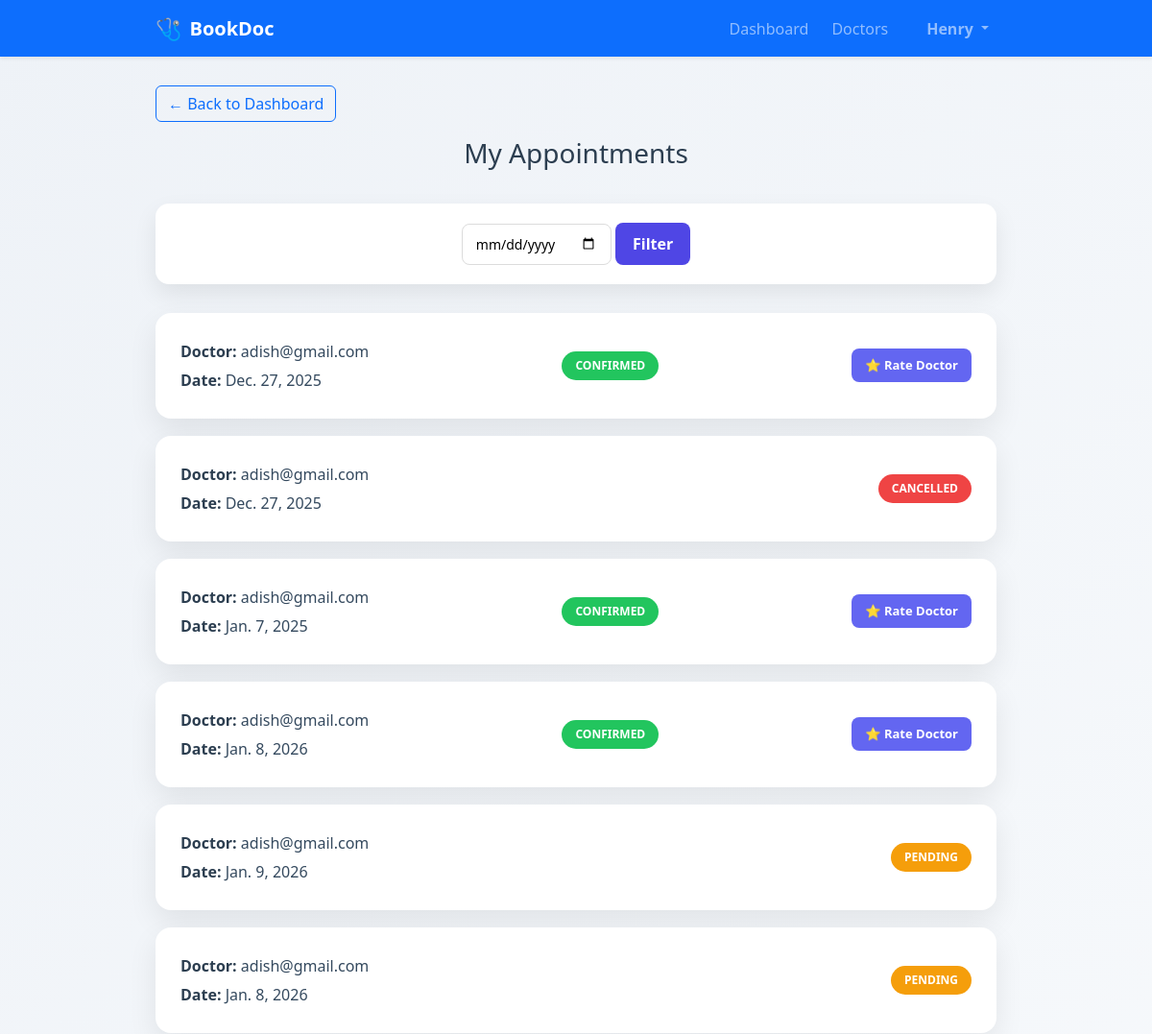
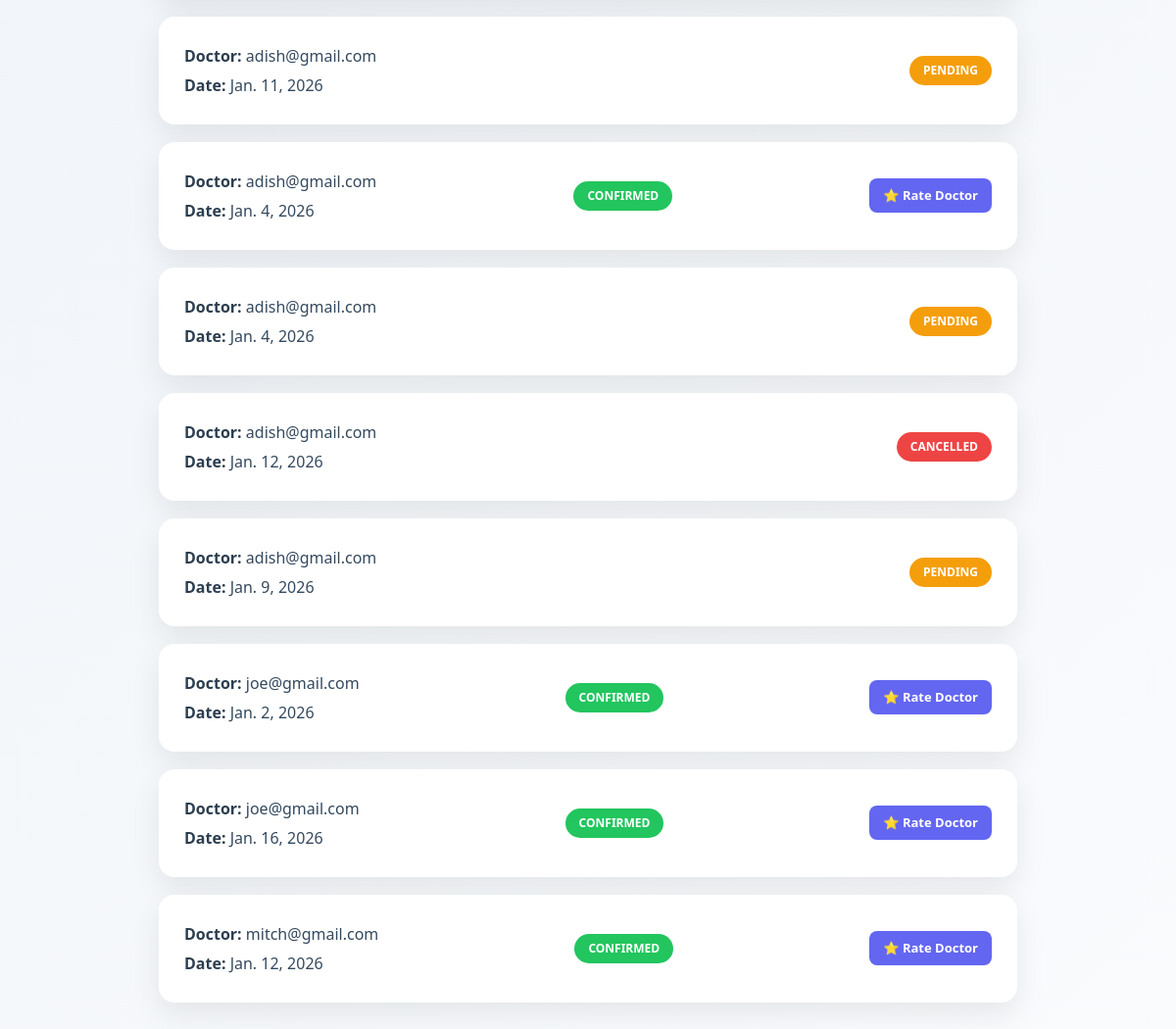
/appointments/ (signed in), run on the app's committed database (2 pictures, top to bottom).
### accounts/models.py (models this page shows)
class User(AbstractUser):
    ROLE_CHOICES = (
        ('patient', 'Patient'),
        ('doctor', 'Doctor'),
    )
    role = models.CharField(max_length=10, choices=ROLE_CHOICES)

### appointments/models.py (models this page shows, shortened)
class Appointment(models.Model):
    STATUS_CHOICES = [
        ('PENDING', 'Pending'),
        ('CONFIRMED', 'Confirmed'),
        ('CANCELLED', 'Cancelled'),
    ]
    patient = models.ForeignKey(
        settings.AUTH_USER_MODEL,
        on_delete=models.CASCADE,
        related_name='appointments'
    )
    doctor = models.ForeignKey(
        DoctorProfile,
        on_delete=models.CASCADE,
        related_name='appointments'
    )
    date = models.DateField()
    time = models.TimeField()
    status = models.CharField(
        max_length=20,
        choices=STATUS_CHOICES,
        default='PENDING'
    )
    created_at = models.DateTimeField(auto_now_add=True)

### doctors/models.py (models this page shows, shortened)
class DoctorProfile(models.Model):
    user = models.OneToOneField(User, on_delete=models.CASCADE)
    specialization = models.CharField(max_length=100, blank=True)
    experience_years = models.IntegerField(null=True, blank=True)
    bio = models.TextField(blank=True)
    consultation_fee = models.DecimalField(
        max_digits=8, decimal_places=2, null=True, blank=True
    )

### appointments/views.py (the view)
# urls.py: path('', views.my_appointments, name='my_appointments'),
@login_required
def my_appointments(request):
    appointments = Appointment.objects.filter(patient=request.user)
    selected_date = request.GET.get('date')
    if selected_date:
        appointments = appointments.filter(date=selected_date)
    return render(request, 'appointments/my_appointments.html', {
        'appointments': appointments,
        'selected_date': selected_date
    })

### appointments/templates/appointments/my_appointments.html (shortened to what this page needs)
<!DOCTYPE html>
<html>
<head>
    <link href="https://cdn.jsdelivr.net/npm/bootstrap@5.3.2/dist/css/bootstrap.min.css" rel="stylesheet">
</head>
<body>
<div class="navbar-wrapper">
    {% include 'partials/navbar.html' %}
</div>
<div class="container">
    <div class="mb-3">
        <a href="{% url 'patient_dashboard' %}" class="btn btn-outline-primary">
            ← Back to Dashboard
        </a>
    </div>
    <h2>My Appointments</h2>
    <div class="filter-card">
        <form method="get">
            <input type="date" name="date" value="{{ selected_date }}">
            <button type="submit">Filter</button>
        </form>
    </div>
    {% if appointments %}
        {% for appointment in appointments %}
            <div class="appointment-card">
                <div class="details">
                    <p><strong>Doctor:</strong> {{ appointment.doctor.user.email }}</p>
                    <p><strong>Date:</strong> {{ appointment.date }}</p>
                </div>
                <div class="status {{ appointment.status }}">
                    {{ appointment.status }}
                </div>
                {% if appointment.status == "CONFIRMED" %}
                    {% if not appointment.doctorrating %}
                        <a href="{% url 'rate_doctor' appointment.id %}" class="rate-btn">
                            ⭐ Rate Doctor
                        </a>
                    {% endif %}
                {% endif %}
            </div>
        {% endfor %}
    {% else %}
        <div class="empty">
            No appointments found for the selected date.
        </div>
    {% endif %}
</div>
</body>
</html>

### templates/partials/navbar.html (shortened to what this page needs)
<nav class="navbar navbar-expand-lg navbar-dark bg-primary shadow-sm compact-navbar">
  <div class="container">
    <a class="navbar-brand fw-bold d-flex align-items-center" href="/">
      <span style="font-size: 22px;">🩺</span>
      <span class="ms-2">BookDoc</span>
    </a>
    <div class="collapse navbar-collapse" id="mainNavbar">
      <ul class="navbar-nav ms-auto align-items-lg-center gap-lg-2">
        {% if request.user.is_authenticated %}
          {% if request.user.role == 'doctor' %}
            <li class="nav-item">
              <a class="nav-link" href="{% url 'doctor_dashboard' %}">
                Dashboard
              </a>
            </li>
            <li class="nav-item">
              <a class="nav-link" href="{% url 'doctor_appointments' %}">
                Appointments
              </a>
            </li>
          {% elif request.user.role == 'patient' %}
            <li class="nav-item">
              <a class="nav-link" href="{% url 'patient_dashboard' %}">
                Dashboard
              </a>
            </li>
            <li class="nav-item">
              <a class="nav-link" href="/doctors/">
                Doctors
              </a>
            </li>
          {% endif %}
          <li class="nav-item dropdown ms-lg-3">
            <a class="nav-link dropdown-toggle fw-semibold"
               href="#"
               role="button"
               data-bs-toggle="dropdown">
              {{ request.user.get_full_name|default:request.user.username }}
            </a>
          </li>
        {% endif %}
      </ul>
    </div>
  </div>
</nav>

### appointments/templates/appointments/my_appointments.html (style rules this page uses)
body { font-family: "Segoe UI", Tahoma, Geneva, Verdana, sans-serif; background: linear-gradient(135deg, #eef2f7, #f9fbfd); margin: 0; padding: 40px 15px; }
.navbar-wrapper { margin: -40px -15px 30px -15px; }
.container { max-width: 900px; margin: auto; }
h2 { text-align: center; margin-bottom: 35px; font-size: 28px; color: #2c3e50; }
.filter-card { background: white; padding: 20px; border-radius: 14px; box-shadow: 0 10px 25px rgba(0,0,0,0.08); display: flex; justify-content: center; gap: 12px; align-items: center; margin-bottom: 30px; }
.filter-card input { padding: 10px 14px; border-radius: 8px; border: 1px solid #dcdcdc; font-size: 14px; }
.filter-card button { padding: 10px 18px; border-radius: 8px; border: none; background: #4f46e5; color: white; font-weight: 600; cursor: pointer; }
.appointment-card { background: white; padding: 22px 26px; border-radius: 16px; box-shadow: 0 12px 30px rgba(0,0,0,0.08); margin-bottom: 18px; display: flex; justify-content: space-between; align-items: center; transition: transform 0.2s ease; }
.details p { margin: 6px 0; color: #34495e; }
.details strong { color: #2c3e50; }
.status { padding: 6px 14px; border-radius: 999px; font-size: 12px; font-weight: bold; color: white; text-transform: uppercase; }
.PENDING { background: #f59e0b; }
.CONFIRMED { background: #22c55e; }
.CANCELLED { background: #ef4444; }
.rate-btn { padding: 8px 14px; background: #6366f1; color: white; border-radius: 8px; text-decoration: none; font-size: 13px; font-weight: 600; }

### data on the page
User: user.get_full_name "Henry"
Appointment: doctor.user.email "adish@gmail.com", date "Dec. 27, 2025", status "CONFIRMED", shows "⭐ Rate Doctor"
Appointment: doctor.user.email "adish@gmail.com", date "Dec. 27, 2025", status "CANCELLED"
Appointment: doctor.user.email "adish@gmail.com", date "Jan. 7, 2025", status "CONFIRMED", shows "⭐ Rate Doctor"
Appointment: doctor.user.email "adish@gmail.com", date "Jan. 8, 2026", status "CONFIRMED", shows "⭐ Rate Doctor"
Appointment: doctor.user.email "adish@gmail.com", date "Jan. 9, 2026", status "PENDING"
Appointment: doctor.user.email "adish@gmail.com", date "Jan. 8, 2026", status "PENDING"
Appointment: doctor.user.email "adish@gmail.com", date "Jan. 11, 2026", status "PENDING"
Appointment: doctor.user.email "adish@gmail.com", date "Jan. 4, 2026", status "CONFIRMED", shows "⭐ Rate Doctor"
Appointment: doctor.user.email "adish@gmail.com", date "Jan. 4, 2026", status "PENDING"
Appointment: doctor.user.email "adish@gmail.com", date "Jan. 12, 2026", status "CANCELLED"
Appointment: doctor.user.email "adish@gmail.com", date "Jan. 9, 2026", status "PENDING"
Appointment: doctor.user.email "joe@gmail.com", date "Jan. 2, 2026", status "CONFIRMED", shows "⭐ Rate Doctor"
Appointment: doctor.user.email "joe@gmail.com", date "Jan. 16, 2026", status "CONFIRMED", shows "⭐ Rate Doctor"
Appointment: doctor.user.email "mitch@gmail.com", date "Jan. 12, 2026", status "CONFIRMED", shows "⭐ Rate Doctor"
